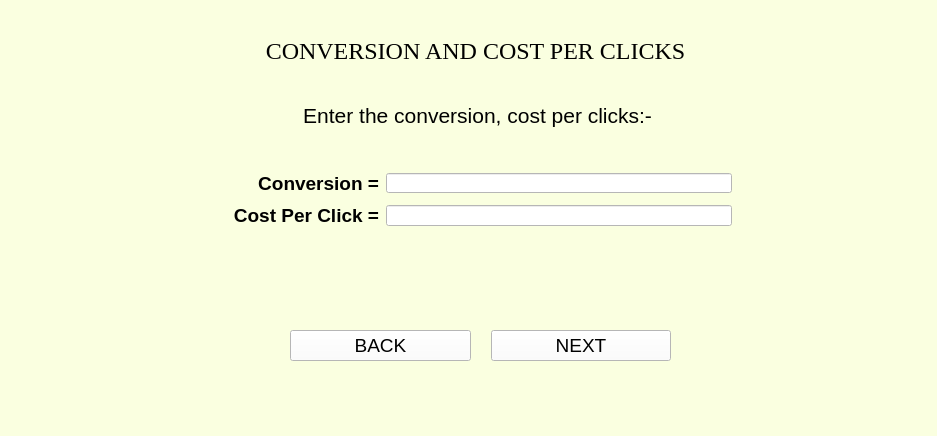
<?xml version="1.0" encoding="UTF-8"?>
<ui version="4.0">
 <class>MainWindow</class>
 <widget class="QMainWindow" name="MainWindow">
  <property name="geometry">
   <rect>
    <x>0</x>
    <y>0</y>
    <width>937</width>
    <height>436</height>
   </rect>
  </property>
  <property name="windowTitle">
   <string>MainWindow</string>
  </property>
  <property name="styleSheet">
   <string notr="true">background-color:rgb(250, 255, 224)</string>
  </property>
  <widget class="QWidget" name="centralwidget">
   <widget class="QLabel" name="label_10">
    <property name="geometry">
     <rect>
      <x>0</x>
      <y>30</y>
      <width>951</width>
      <height>41</height>
     </rect>
    </property>
    <property name="font">
     <font>
      <family>Times New Roman</family>
      <pointsize>18</pointsize>
     </font>
    </property>
    <property name="text">
     <string>CONVERSION AND COST PER CLICKS</string>
    </property>
    <property name="alignment">
     <set>Qt::AlignCenter</set>
    </property>
   </widget>
   <widget class="QLabel" name="label">
    <property name="geometry">
     <rect>
      <x>0</x>
      <y>90</y>
      <width>961</width>
      <height>51</height>
     </rect>
    </property>
    <property name="font">
     <font>
      <family>Arial</family>
      <pointsize>16</pointsize>
     </font>
    </property>
    <property name="layoutDirection">
     <enum>Qt::LeftToRight</enum>
    </property>
    <property name="text">
     <string>Enter the conversion, cost per clicks:- </string>
    </property>
    <property name="alignment">
     <set>Qt::AlignCenter</set>
    </property>
   </widget>
   <widget class="QWidget" name="layoutWidget">
    <property name="geometry">
     <rect>
      <x>230</x>
      <y>170</y>
      <width>507</width>
      <height>61</height>
     </rect>
    </property>
    <property name="font">
     <font>
      <family>Arial</family>
      <pointsize>14</pointsize>
      <weight>50</weight>
      <bold>false</bold>
     </font>
    </property>
    <layout class="QFormLayout" name="formLayout">
     <property name="labelAlignment">
      <set>Qt::AlignRight|Qt::AlignTrailing|Qt::AlignVCenter</set>
     </property>
     <property name="horizontalSpacing">
      <number>7</number>
     </property>
     <property name="verticalSpacing">
      <number>12</number>
     </property>
     <property name="leftMargin">
      <number>3</number>
     </property>
     <property name="topMargin">
      <number>3</number>
     </property>
     <property name="rightMargin">
      <number>5</number>
     </property>
     <property name="bottomMargin">
      <number>5</number>
     </property>
     <item row="0" column="0">
      <widget class="QLabel" name="label_3">
       <property name="font">
        <font>
         <family>Arial</family>
         <pointsize>14</pointsize>
         <weight>75</weight>
         <bold>true</bold>
        </font>
       </property>
       <property name="text">
        <string>Conversion =</string>
       </property>
       <property name="alignment">
        <set>Qt::AlignRight|Qt::AlignTrailing|Qt::AlignVCenter</set>
       </property>
      </widget>
     </item>
     <item row="0" column="1">
      <widget class="QLineEdit" name="cost_per_click_1">
       <property name="font">
        <font>
         <family>Arial</family>
         <pointsize>12</pointsize>
         <weight>50</weight>
         <bold>false</bold>
        </font>
       </property>
       <property name="styleSheet">
        <string notr="true">background-color:rgb(255, 255, 255)</string>
       </property>
      </widget>
     </item>
     <item row="1" column="0">
      <widget class="QLabel" name="label_2">
       <property name="font">
        <font>
         <family>Arial</family>
         <pointsize>14</pointsize>
         <weight>75</weight>
         <bold>true</bold>
        </font>
       </property>
       <property name="text">
        <string>Cost Per Click =</string>
       </property>
       <property name="alignment">
        <set>Qt::AlignRight|Qt::AlignTrailing|Qt::AlignVCenter</set>
       </property>
      </widget>
     </item>
     <item row="1" column="1">
      <widget class="QLineEdit" name="cost_per_click_2">
       <property name="font">
        <font>
         <family>Arial</family>
         <pointsize>12</pointsize>
         <weight>50</weight>
         <bold>false</bold>
        </font>
       </property>
       <property name="styleSheet">
        <string notr="true">background-color:rgb(255, 255, 255)</string>
       </property>
      </widget>
     </item>
    </layout>
   </widget>
   <widget class="QWidget" name="layoutWidget">
    <property name="geometry">
     <rect>
      <x>290</x>
      <y>310</y>
      <width>381</width>
      <height>71</height>
     </rect>
    </property>
    <property name="font">
     <font>
      <family>Arial</family>
      <pointsize>14</pointsize>
     </font>
    </property>
    <layout class="QGridLayout" name="gridLayout">
     <property name="horizontalSpacing">
      <number>20</number>
     </property>
     <item row="0" column="0">
      <widget class="QPushButton" name="backButton">
       <property name="font">
        <font>
         <family>Arial</family>
         <pointsize>14</pointsize>
        </font>
       </property>
       <property name="styleSheet">
        <string notr="true">background-color:rgb(255, 255, 255)</string>
       </property>
       <property name="text">
        <string>BACK</string>
       </property>
      </widget>
     </item>
     <item row="0" column="1">
      <widget class="QPushButton" name="nextButton">
       <property name="font">
        <font>
         <family>Arial</family>
         <pointsize>14</pointsize>
        </font>
       </property>
       <property name="styleSheet">
        <string notr="true">background-color:rgb(255, 255, 255)</string>
       </property>
       <property name="text">
        <string>NEXT</string>
       </property>
      </widget>
     </item>
    </layout>
   </widget>
  </widget>
  <widget class="QMenuBar" name="menubar">
   <property name="geometry">
    <rect>
     <x>0</x>
     <y>0</y>
     <width>937</width>
     <height>18</height>
    </rect>
   </property>
  </widget>
  <widget class="QStatusBar" name="statusbar"/>
 </widget>
 <resources/>
 <connections/>
</ui>
